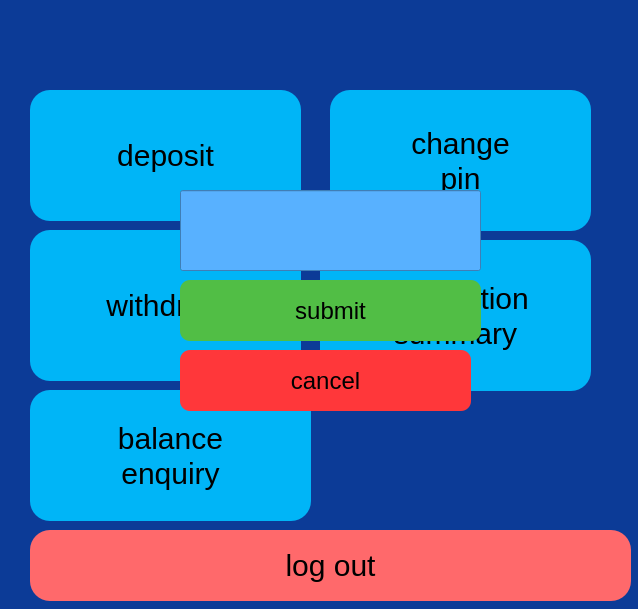
<?xml version="1.0" encoding="UTF-8"?>
<ui version="4.0">
 <class>selectpage</class>
 <widget class="QMainWindow" name="selectpage">
  <property name="geometry">
   <rect>
    <x>0</x>
    <y>0</y>
    <width>638</width>
    <height>609</height>
   </rect>
  </property>
  <property name="maximumSize">
   <size>
    <width>638</width>
    <height>609</height>
   </size>
  </property>
  <property name="windowTitle">
   <string>ACCOUNT</string>
  </property>
  <property name="styleSheet">
   <string notr="true">background:rgb(12,59,151);</string>
  </property>
  <widget class="QWidget" name="centralwidget">
   <widget class="QLabel" name="bar">
    <property name="geometry">
     <rect>
      <x>10</x>
      <y>90</y>
      <width>601</width>
      <height>421</height>
     </rect>
    </property>
    <property name="styleSheet">
     <string notr="true">color:white;
font-size:30px;
font-variant:small-caps;</string>
    </property>
    <property name="text">
     <string/>
    </property>
    <property name="alignment">
     <set>Qt::AlignCenter</set>
    </property>
   </widget>
   <widget class="QPushButton" name="dd">
    <property name="geometry">
     <rect>
      <x>30</x>
      <y>90</y>
      <width>271</width>
      <height>131</height>
     </rect>
    </property>
    <property name="styleSheet">
     <string notr="true">background:rgb(0,181,247);
color:black;
border-radius:20px;
font-size:30px;
font-variant:small-caps;</string>
    </property>
    <property name="text">
     <string>deposit</string>
    </property>
   </widget>
   <widget class="QPushButton" name="ww">
    <property name="geometry">
     <rect>
      <x>30</x>
      <y>230</y>
      <width>271</width>
      <height>151</height>
     </rect>
    </property>
    <property name="styleSheet">
     <string notr="true">background:rgb(0,181,247);
color:black;
border-radius:20px;
font-size:30px;
font-variant:small-caps;</string>
    </property>
    <property name="text">
     <string>withdraw</string>
    </property>
   </widget>
   <widget class="QPushButton" name="bb">
    <property name="geometry">
     <rect>
      <x>30</x>
      <y>390</y>
      <width>281</width>
      <height>131</height>
     </rect>
    </property>
    <property name="styleSheet">
     <string notr="true">background:rgb(0,181,247);
color:black;
border-radius:20px;
font-size:30px;
font-variant:small-caps;</string>
    </property>
    <property name="text">
     <string>balance
enquiry</string>
    </property>
   </widget>
   <widget class="QPushButton" name="pp">
    <property name="geometry">
     <rect>
      <x>330</x>
      <y>90</y>
      <width>261</width>
      <height>141</height>
     </rect>
    </property>
    <property name="styleSheet">
     <string notr="true">background:rgb(0,181,247);
color:black;
border-radius:20px;
font-size:30px;
font-variant:small-caps;</string>
    </property>
    <property name="text">
     <string>change
pin</string>
    </property>
   </widget>
   <widget class="QPushButton" name="tt">
    <property name="geometry">
     <rect>
      <x>320</x>
      <y>240</y>
      <width>271</width>
      <height>151</height>
     </rect>
    </property>
    <property name="styleSheet">
     <string notr="true">background:rgb(0,181,247);
color:black;
border-radius:20px;
font-size:30px;
font-variant:small-caps;</string>
    </property>
    <property name="text">
     <string>transaction
summary</string>
    </property>
   </widget>
   <widget class="QPushButton" name="ll">
    <property name="geometry">
     <rect>
      <x>30</x>
      <y>530</y>
      <width>601</width>
      <height>71</height>
     </rect>
    </property>
    <property name="styleSheet">
     <string notr="true">background:rgb(255, 105, 107);
color:black;
border-radius:20px;
font-size:30px;
font-variant:small-caps;</string>
    </property>
    <property name="text">
     <string>log out</string>
    </property>
   </widget>
   <widget class="QLabel" name="name">
    <property name="geometry">
     <rect>
      <x>50</x>
      <y>10</y>
      <width>541</width>
      <height>51</height>
     </rect>
    </property>
    <property name="styleSheet">
     <string notr="true">font-size:30px;
color:white;
font-variant:small-caps;</string>
    </property>
    <property name="text">
     <string/>
    </property>
   </widget>
   <widget class="QLineEdit" name="val">
    <property name="geometry">
     <rect>
      <x>180</x>
      <y>190</y>
      <width>301</width>
      <height>81</height>
     </rect>
    </property>
    <property name="styleSheet">
     <string notr="true">background:rgb(88, 177, 255);
color:black;
font-size:25px;
</string>
    </property>
    <property name="text">
     <string/>
    </property>
    <property name="maxLength">
     <number>32770</number>
    </property>
    <property name="echoMode">
     <enum>QLineEdit::Normal</enum>
    </property>
    <property name="alignment">
     <set>Qt::AlignCenter</set>
    </property>
   </widget>
   <widget class="QPushButton" name="submit">
    <property name="geometry">
     <rect>
      <x>180</x>
      <y>280</y>
      <width>301</width>
      <height>61</height>
     </rect>
    </property>
    <property name="styleSheet">
     <string notr="true">border-radius:10px;
color:black;
background:rgb(81, 190, 69);
font-variant:small-caps;
font-size:24px;</string>
    </property>
    <property name="text">
     <string>submit</string>
    </property>
   </widget>
   <widget class="QPushButton" name="cancel">
    <property name="geometry">
     <rect>
      <x>180</x>
      <y>350</y>
      <width>291</width>
      <height>61</height>
     </rect>
    </property>
    <property name="styleSheet">
     <string notr="true">border-radius:10px;
color:black;
background:rgb(255, 55, 58);
font-variant:small-caps;
font-size:24px;</string>
    </property>
    <property name="text">
     <string>cancel</string>
    </property>
   </widget>
  </widget>
 </widget>
 <resources/>
 <connections/>
</ui>
